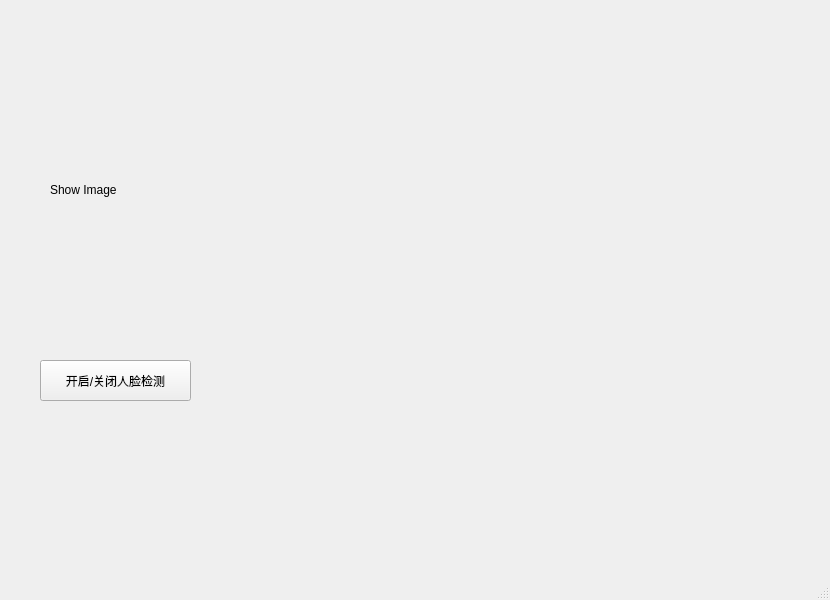
<?xml version="1.0" encoding="UTF-8"?>
<ui version="4.0">
 <class>MainWindow</class>
 <widget class="QMainWindow" name="MainWindow">
  <property name="geometry">
   <rect>
    <x>0</x>
    <y>0</y>
    <width>830</width>
    <height>600</height>
   </rect>
  </property>
  <property name="windowTitle">
   <string>MainWindow</string>
  </property>
  <widget class="QWidget" name="centralwidget">
   <widget class="QLabel" name="label">
    <property name="geometry">
     <rect>
      <x>50</x>
      <y>40</y>
      <width>450</width>
      <height>300</height>
     </rect>
    </property>
    <property name="minimumSize">
     <size>
      <width>450</width>
      <height>300</height>
     </size>
    </property>
    <property name="maximumSize">
     <size>
      <width>450</width>
      <height>300</height>
     </size>
    </property>
    <property name="text">
     <string>Show Image</string>
    </property>
   </widget>
   <widget class="QPushButton" name="DetectBtn">
    <property name="geometry">
     <rect>
      <x>40</x>
      <y>360</y>
      <width>151</width>
      <height>41</height>
     </rect>
    </property>
    <property name="text">
     <string>开启/关闭人脸检测</string>
    </property>
   </widget>
  </widget>
  <widget class="QMenuBar" name="menubar">
   <property name="geometry">
    <rect>
     <x>0</x>
     <y>0</y>
     <width>830</width>
     <height>25</height>
    </rect>
   </property>
  </widget>
  <widget class="QStatusBar" name="statusbar"/>
 </widget>
 <resources/>
 <connections/>
</ui>
